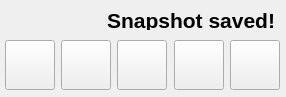
<?xml version="1.0" encoding="UTF-8"?>
<ui version="4.0">
 <class>ToolsCtrls</class>
 <widget class="QWidget" name="ToolsCtrls">
  <property name="geometry">
   <rect>
    <x>0</x>
    <y>0</y>
    <width>286</width>
    <height>97</height>
   </rect>
  </property>
  <property name="windowTitle">
   <string>Form</string>
  </property>
  <widget class="QPushButton" name="snapshot">
   <property name="geometry">
    <rect>
     <x>61</x>
     <y>40</y>
     <width>50</width>
     <height>50</height>
    </rect>
   </property>
   <property name="toolTip">
    <string>Take a snapshot of the Oculus display (Shortcut: P)</string>
   </property>
   <property name="autoFillBackground">
    <bool>false</bool>
   </property>
   <property name="styleSheet">
    <string notr="true"/>
   </property>
   <property name="text">
    <string/>
   </property>
   <property name="icon">
    <iconset resource="../Media/media.qrc">
     <normaloff>:/Tools_Snapshot_96.png</normaloff>:/Tools_Snapshot_96.png</iconset>
   </property>
   <property name="iconSize">
    <size>
     <width>32</width>
     <height>32</height>
    </size>
   </property>
  </widget>
  <widget class="QPushButton" name="palette">
   <property name="geometry">
    <rect>
     <x>117</x>
     <y>40</y>
     <width>50</width>
     <height>50</height>
    </rect>
   </property>
   <property name="toolTip">
    <string>Sets the colour palette used by the Oculus display (Shortcut: 1-6)</string>
   </property>
   <property name="autoFillBackground">
    <bool>false</bool>
   </property>
   <property name="styleSheet">
    <string notr="true"/>
   </property>
   <property name="text">
    <string/>
   </property>
   <property name="icon">
    <iconset resource="../Media/media.qrc">
     <normaloff>:/Tools_Palette_96.png</normaloff>:/Tools_Palette_96.png</iconset>
   </property>
   <property name="iconSize">
    <size>
     <width>32</width>
     <height>32</height>
    </size>
   </property>
   <property name="checkable">
    <bool>true</bool>
   </property>
  </widget>
  <widget class="QPushButton" name="measure">
   <property name="geometry">
    <rect>
     <x>5</x>
     <y>40</y>
     <width>50</width>
     <height>50</height>
    </rect>
   </property>
   <property name="toolTip">
    <string>Take a measurement (Shortcut: M)</string>
   </property>
   <property name="autoFillBackground">
    <bool>false</bool>
   </property>
   <property name="styleSheet">
    <string notr="true"/>
   </property>
   <property name="text">
    <string/>
   </property>
   <property name="icon">
    <iconset resource="../Media/media.qrc">
     <normaloff>:/Tools_Measure_96.png</normaloff>:/Tools_Measure_96.png</iconset>
   </property>
   <property name="iconSize">
    <size>
     <width>32</width>
     <height>32</height>
    </size>
   </property>
   <property name="checkable">
    <bool>true</bool>
   </property>
  </widget>
  <widget class="QPushButton" name="flipHoriz">
   <property name="geometry">
    <rect>
     <x>174</x>
     <y>40</y>
     <width>50</width>
     <height>50</height>
    </rect>
   </property>
   <property name="toolTip">
    <string>Flip the Oculus display horizontally (Shortcut: H)</string>
   </property>
   <property name="autoFillBackground">
    <bool>false</bool>
   </property>
   <property name="styleSheet">
    <string notr="true"/>
   </property>
   <property name="text">
    <string/>
   </property>
   <property name="icon">
    <iconset resource="../Media/media.qrc">
     <normaloff>:/Tools_FlipHoriz_96.png</normaloff>:/Tools_FlipHoriz_96.png</iconset>
   </property>
   <property name="iconSize">
    <size>
     <width>32</width>
     <height>32</height>
    </size>
   </property>
   <property name="checkable">
    <bool>true</bool>
   </property>
  </widget>
  <widget class="QPushButton" name="flipVert">
   <property name="geometry">
    <rect>
     <x>230</x>
     <y>40</y>
     <width>50</width>
     <height>50</height>
    </rect>
   </property>
   <property name="toolTip">
    <string>Flip the Oculus display vertically (Shortcut: V)</string>
   </property>
   <property name="autoFillBackground">
    <bool>false</bool>
   </property>
   <property name="styleSheet">
    <string notr="true"/>
   </property>
   <property name="text">
    <string/>
   </property>
   <property name="icon">
    <iconset resource="../Media/media.qrc">
     <normaloff>:/Tools_FlipVert_96.png</normaloff>:/Tools_FlipVert_96.png</iconset>
   </property>
   <property name="iconSize">
    <size>
     <width>32</width>
     <height>32</height>
    </size>
   </property>
   <property name="checkable">
    <bool>true</bool>
   </property>
  </widget>
  <widget class="QLabel" name="snapshotInfo">
   <property name="geometry">
    <rect>
     <x>44</x>
     <y>10</y>
     <width>231</width>
     <height>20</height>
    </rect>
   </property>
   <property name="font">
    <font>
     <family>Arial</family>
     <pointsize>16</pointsize>
     <weight>75</weight>
     <bold>true</bold>
    </font>
   </property>
   <property name="text">
    <string>Snapshot saved!</string>
   </property>
   <property name="alignment">
    <set>Qt::AlignRight|Qt::AlignTrailing|Qt::AlignVCenter</set>
   </property>
  </widget>
 </widget>
 <resources>
  <include location="../Media/media.qrc"/>
 </resources>
 <connections/>
</ui>
